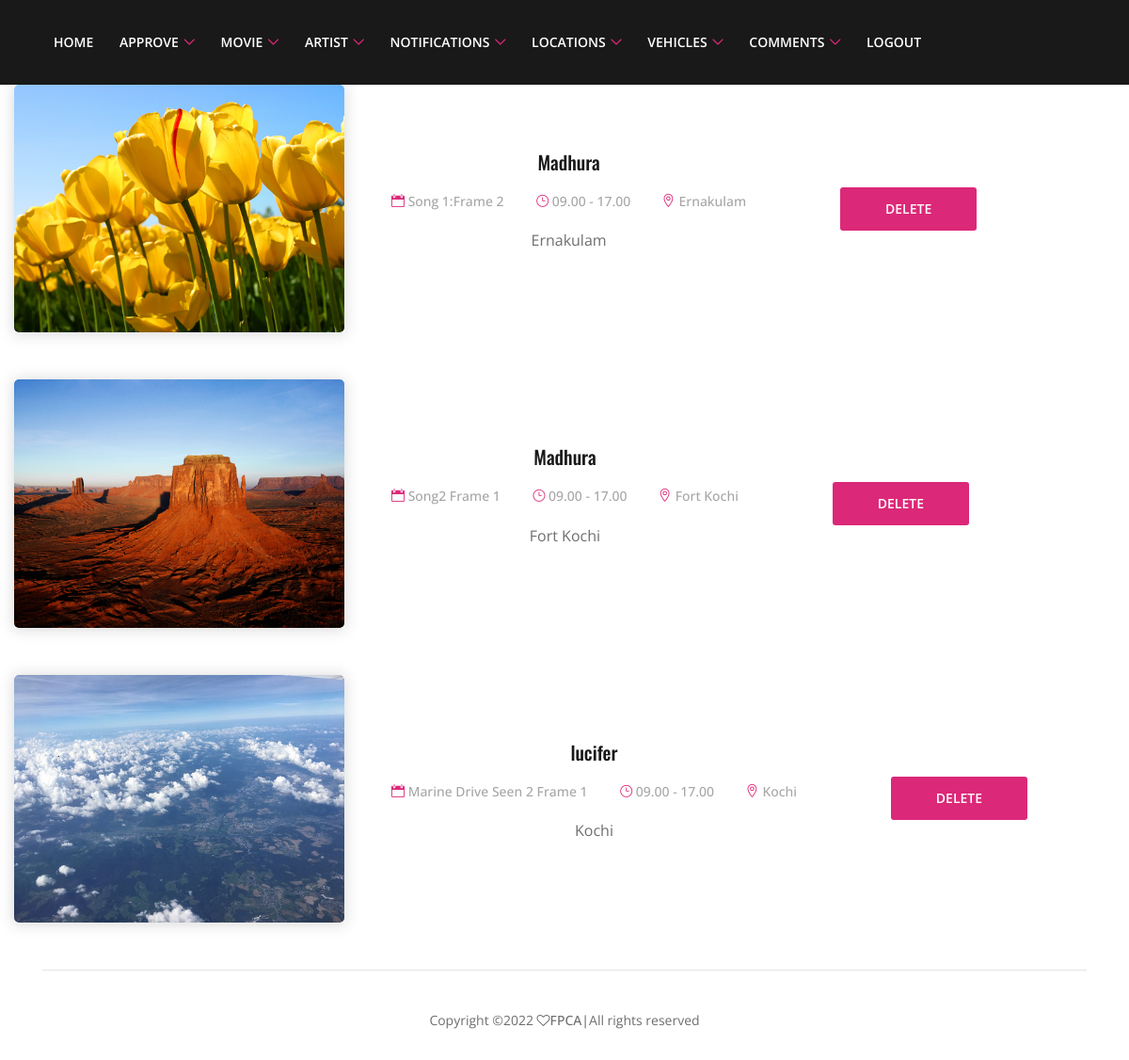
Screenshot of /Admin/viewlocation.php with the database file from the repository.
### tables this page shows
CREATE TABLE IF NOT EXISTS `places` (
  `pid` int(100) NOT NULL AUTO_INCREMENT,
  `pname` varchar(100) NOT NULL,
  `moviename` varchar(100) NOT NULL,
  `description` varchar(100) NOT NULL,
  `image` varchar(100) NOT NULL,
  PRIMARY KEY (`pid`)
);

### Admin/viewlocation.php (the view, shortened to what this page needs)
<!DOCTYPE html>
<html lang="en">
<head>
    <link rel="stylesheet" href="../style.css">
</head>
<body>
<center>
<?php
include'header.php';
require'../connect.php';
$sql = "SELECT * FROM places";
$rs = mysqli_query($con,$sql);
while($row = mysqli_fetch_assoc($rs))
{
   ECHO'
                <div class="col-12">
                    <div class="single-razo-event-area d-flex flex-wrap align-items-center mb-50 wow fadeInUp" data-wow-delay="100ms">
                        <div class="event-thumbnail">
                            <img src="../Location/'.$row['image'].'" alt="missing">
                        </div>
                        <div class="event-content d-flex align-items-center">
                            <div class="event-text">
                                <h5>'.$row['moviename'].'</h5>
                                <div class="event-meta">
                                    <a href="#" class="event-date"><i class="icon_calendar"></i> '.$row['description'].'</a>
                                    <a href="#" class="event-time"><i class="icon_clock_alt"></i> 09.00 - 17.00</a>
                                    <a href="#" class="event-address"><i class="icon_pin_alt"></i> '.$row['pname'].'</a>
                                </div>
                                <p>'.$row['pname'].'</p>
                            </div>
                            <div class="event-purchase-button">
                                <a href="deleteplace.php?id='.$row["pid"].'" class="btn razo-btn"></i>Delete</a>
                            </div>
                        </div>
                    </div>
                </div>
                       ';}
   include'footer1.php';                     ?>
</center>
</body>
</html>

### style.css (style rules this page uses)
* { margin: 0; padding: 0; }
body { font-family: "Open Sans", sans-serif; font-weight: 400; font-size: 14px; position: relative; z-index: auto; }
h1, h2, h3, h4, h5, h6 { font-family: "Oswald", sans-serif; color: #191919; line-height: 1.4; font-weight: 500; }
a, a:active, a:focus, a:hover { font-family: "Open Sans", sans-serif; color: #191919; text-decoration: none; -webkit-transition-duration: 500ms; -o-transition-duration: 500ms; transition-duration: 500ms; outline: none; font-size: 16px; font-weight: 500; }
p { line-height: 1.8; color: #6e6e6e; font-size: 16px; font-weight: 400; }
img { max-width: 100%; height: auto; }
.mb-50 { margin-bottom: 50px; }
.razo-btn { position: relative; z-index: 1; min-width: 145px; height: 46px; line-height: 46px; font-size: 14px; font-weight: 600; display: inline-block; padding: 0 30px; text-align: center; text-transform: uppercase; background-color: #dc2878; color: #ffffff; border: none; border-radius: 3px; -webkit-transition-duration: 500ms; -o-transition-duration: 500ms; transition-duration: 500ms; }
.single-razo-event-area { position: relative; z-index: 2; }
.single-razo-event-area .event-thumbnail { -webkit-box-flex: 0; -ms-flex: 0 0 30%; flex: 0 0 30%; max-width: 30%; width: 30%; box-shadow: 0 1px 15px 1px rgba(0, 0, 0, 0.15); }
.single-razo-event-area .event-thumbnail img { border-radius: 5px; }
.single-razo-event-area .event-content { -webkit-box-flex: 0; -ms-flex: 0 0 70%; flex: 0 0 70%; max-width: 70%; width: 70%; padding-left: 50px; }
.single-razo-event-area .event-content h5 { display: block; margin-bottom: 15px; }
.single-razo-event-area .event-content .event-meta { position: relative; z-index: 1; margin-bottom: 15px; }
.single-razo-event-area .event-content .event-meta a { display: inline-block; font-size: 14px; color: #a6a6a6; margin-right: 30px; line-height: 1.8; }
.single-razo-event-area .event-content .event-meta a i { font-size: 14px; color: #dc2878; }
.single-razo-event-area .event-content .event-meta a:last-child { margin-right: 0; }
.single-razo-event-area .event-content p { margin-bottom: 15px; }
.single-razo-event-area .event-content .event-purchase-button { padding-left: 100px; }

### css/default-assets/classy-nav.css (style rules this page uses)
img { height: auto; max-width: 100%; }

### rows the page displays
places: image (picture), moviename "Madhura", description "Song 1:Frame 2", pname "Ernakulam"
places: image (picture), moviename "Madhura", description "Song2 Frame 1", pname "Fort Kochi"
places: image (picture), moviename "lucifer", description "Marine Drive Seen 2 Frame 1", pname "Kochi"
